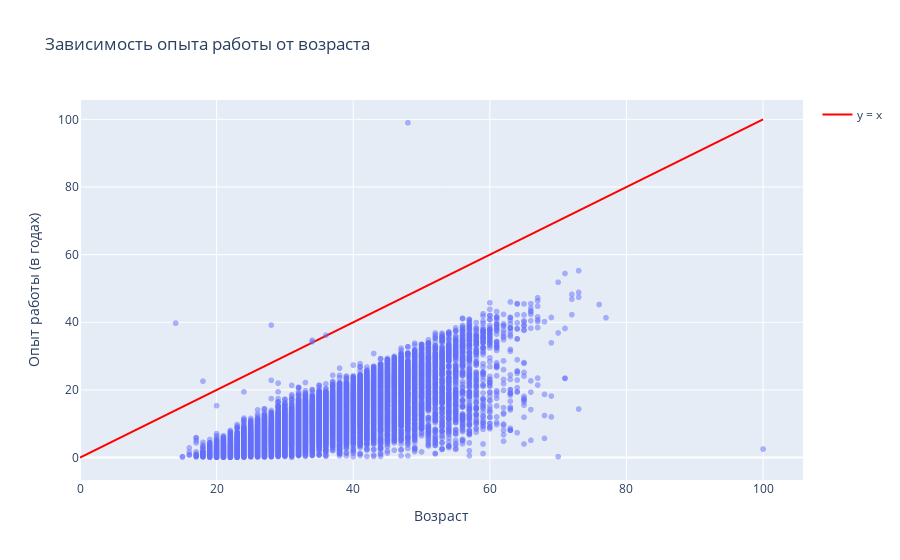

The notebook cell this image was saved under:
### Markdown cell above
8. Постройте **диаграмму рассеяния**, показывающую зависимость опыта работы (**"Опыт работы (месяц)"**) от возраста (**"Возраст"**). Опыт работы переведите из месяцев в года, чтобы признаки были в едином масштабе. Постройте на графике дополнительно прямую, проходящую через точки (0, 0) и (100, 100). Данная прямая соответствует значениям, когда опыт работы равен возрасту человека. Точки, лежащие на этой прямой и выше нее - аномалии в наших данных (опыт работы больше либо равен возрасту соискателя)

### Code cell
# ваш код здесь
fig = px.scatter(df, 
                 x="Возраст", 
                 y=df["Опыт работы (месяц)"] / 12, 
                 title="Зависимость опыта работы от возраста", 
                 labels={
                 "y": "Опыт работы (в годах)"
                 },
                 opacity=0.5
)

# Добавленяем прямую y = x
fig.add_scatter(x=[0, 100], y=[0, 100], mode='lines', name='y = x', line=dict(color='red'))

fig.show()
fig.write_html("images/Exploring_Data_Dependencies_8.html") # сохраняем в файл html для возможности просмотра вне ноутбука

print(f'Количество аномалий: {df[df["Опыт работы (месяц)"] / 12 > df["Возраст"]].shape[0]}')

### Figure 1 — Plotly figure (JSON) as saved in the notebook; plotly's stock layout.template omitted (floating-point values rounded to 4 significant figures; data arrays with more than 128 entries replaced by an {"elided": "..."} marker saying what was removed)
{"data": [{"hovertemplate": "Возраст=%{x}<br>Опыт работы (в годах)=%{y}<extra></extra>", "legendgroup": "", "marker": {"color": "#636efa", "opacity": 0.5, "symbol": "circle"}, "mode": "markers", "name": "", "showlegend": false, "type": "scattergl", "x": {"elided": "44744 int values"}, "xaxis": "x", "y": {"elided": "44744 float values"}, "yaxis": "y"}, {"line": {"color": "red"}, "mode": "lines", "name": "y = x", "type": "scatter", "x": [0, 100], "y": [0, 100]}], "layout": {"legend": {"tracegroupgap": 0}, "title": {"text": "Зависимость опыта работы от возраста"}, "xaxis": {"anchor": "y", "domain": [0, 1], "title": {"text": "Возраст"}}, "yaxis": {"anchor": "x", "domain": [0, 1], "title": {"text": "Опыт работы (в годах)"}}}}
